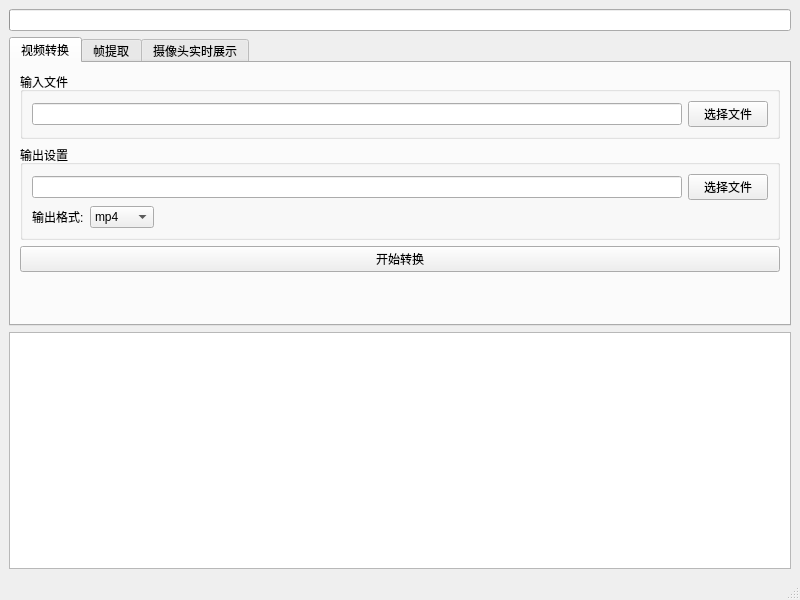
<?xml version="1.0" encoding="UTF-8"?>
<ui version="4.0">
 <class>MainWindow</class>
 <widget class="QMainWindow" name="MainWindow">
  <property name="geometry">
   <rect>
    <x>0</x>
    <y>0</y>
    <width>800</width>
    <height>600</height>
   </rect>
  </property>
  <property name="windowTitle">
   <string>FFmpeg视频转换器</string>
  </property>
  <widget class="QWidget" name="centralwidget">
   <layout class="QVBoxLayout" name="verticalLayout">
    <item>
     <widget class="QProgressBar" name="progressBar">
      <property name="visible">
       <bool>false</bool>
      </property>
     </widget>
    </item>
    <item>
     <widget class="QTabWidget" name="tabWidget">
      <property name="currentIndex">
       <number>0</number>
      </property>
      <widget class="QWidget" name="videoTab">
       <attribute name="title">
        <string>视频转换</string>
       </attribute>
       <layout class="QVBoxLayout" name="verticalLayout_2">
        <item>
         <widget class="QGroupBox" name="inputGroup">
          <property name="title">
           <string>输入文件</string>
          </property>
          <layout class="QHBoxLayout" name="horizontalLayout">
           <item>
            <widget class="QLineEdit" name="inputFileEdit"/>
           </item>
           <item>
            <widget class="QPushButton" name="inputFileButton">
             <property name="text">
              <string>选择文件</string>
             </property>
            </widget>
           </item>
          </layout>
         </widget>
        </item>
        <item>
         <widget class="QGroupBox" name="outputGroup">
          <property name="title">
           <string>输出设置</string>
          </property>
          <layout class="QVBoxLayout" name="verticalLayout_3">
           <item>
            <layout class="QHBoxLayout" name="horizontalLayout_2">
             <item>
              <widget class="QLineEdit" name="outputFileEdit"/>
             </item>
             <item>
              <widget class="QPushButton" name="outputFileButton">
               <property name="text">
                <string>选择文件</string>
               </property>
              </widget>
             </item>
            </layout>
           </item>
           <item>
            <layout class="QHBoxLayout" name="horizontalLayout_3">
             <item>
              <widget class="QLabel" name="formatLabel">
               <property name="text">
                <string>输出格式:</string>
               </property>
              </widget>
             </item>
             <item>
              <widget class="QComboBox" name="formatComboBox">
               <item>
                <property name="text">
                 <string>mp4</string>
                </property>
               </item>
               <item>
                <property name="text">
                 <string>avi</string>
                </property>
               </item>
               <item>
                <property name="text">
                 <string>mkv</string>
                </property>
               </item>
               <item>
                <property name="text">
                 <string>mov</string>
                </property>
               </item>
               <item>
                <property name="text">
                 <string>wmv</string>
                </property>
               </item>
               <item>
                <property name="text">
                 <string>flv</string>
                </property>
               </item>
               <item>
                <property name="text">
                 <string>webm</string>
                </property>
               </item>
              </widget>
             </item>
             <item>
              <spacer name="horizontalSpacer">
               <property name="orientation">
                <enum>Qt::Orientation::Horizontal</enum>
               </property>
               <property name="sizeHint" stdset="0">
                <size>
                 <width>40</width>
                 <height>20</height>
                </size>
               </property>
              </spacer>
             </item>
            </layout>
           </item>
          </layout>
         </widget>
        </item>
        <item>
         <widget class="QPushButton" name="convertButton">
          <property name="text">
           <string>开始转换</string>
          </property>
         </widget>
        </item>
        <item>
         <spacer name="verticalSpacer">
          <property name="orientation">
           <enum>Qt::Orientation::Vertical</enum>
          </property>
          <property name="sizeHint" stdset="0">
           <size>
            <width>20</width>
            <height>40</height>
           </size>
          </property>
         </spacer>
        </item>
       </layout>
      </widget>
      <widget class="QWidget" name="frameTab">
       <attribute name="title">
        <string>帧提取</string>
       </attribute>
       <layout class="QVBoxLayout" name="verticalLayout_4">
        <item>
         <widget class="QGroupBox" name="frameInputGroup">
          <property name="title">
           <string>输入文件</string>
          </property>
          <layout class="QHBoxLayout" name="horizontalLayout_4">
           <item>
            <widget class="QLineEdit" name="frameInputFileEdit"/>
           </item>
           <item>
            <widget class="QPushButton" name="frameInputFileButton">
             <property name="text">
              <string>选择文件</string>
             </property>
            </widget>
           </item>
          </layout>
         </widget>
        </item>
        <item>
         <widget class="QGroupBox" name="frameOutputGroup">
          <property name="title">
           <string>输出设置</string>
          </property>
          <layout class="QVBoxLayout" name="verticalLayout_5">
           <item>
            <layout class="QHBoxLayout" name="horizontalLayout_5">
             <item>
              <widget class="QLineEdit" name="frameOutputDirEdit"/>
             </item>
             <item>
              <widget class="QPushButton" name="frameOutputDirButton">
               <property name="text">
                <string>选择目录</string>
               </property>
              </widget>
             </item>
            </layout>
           </item>
           <item>
            <layout class="QHBoxLayout" name="horizontalLayout_6">
             <item>
              <widget class="QLabel" name="fpsLabel">
               <property name="text">
                <string>每秒帧数:</string>
               </property>
              </widget>
             </item>
             <item>
              <widget class="QSpinBox" name="fpsSpinBox">
               <property name="minimum">
                <number>1</number>
               </property>
               <property name="maximum">
                <number>60</number>
               </property>
               <property name="value">
                <number>10</number>
               </property>
              </widget>
             </item>
             <item>
              <widget class="QLabel" name="imageFormatLabel">
               <property name="text">
                <string>图片格式:</string>
               </property>
              </widget>
             </item>
             <item>
              <widget class="QComboBox" name="imageFormatComboBox">
               <item>
                <property name="text">
                 <string>png</string>
                </property>
               </item>
               <item>
                <property name="text">
                 <string>jpg</string>
                </property>
               </item>
               <item>
                <property name="text">
                 <string>jpeg</string>
                </property>
               </item>
              </widget>
             </item>
             <item>
              <spacer name="horizontalSpacer_2">
               <property name="orientation">
                <enum>Qt::Orientation::Horizontal</enum>
               </property>
               <property name="sizeHint" stdset="0">
                <size>
                 <width>40</width>
                 <height>20</height>
                </size>
               </property>
              </spacer>
             </item>
            </layout>
           </item>
          </layout>
         </widget>
        </item>
        <item>
         <widget class="QPushButton" name="extractButton">
          <property name="text">
           <string>开始提取</string>
          </property>
         </widget>
        </item>
        <item>
         <spacer name="verticalSpacer_2">
          <property name="orientation">
           <enum>Qt::Orientation::Vertical</enum>
          </property>
          <property name="sizeHint" stdset="0">
           <size>
            <width>20</width>
            <height>40</height>
           </size>
          </property>
         </spacer>
        </item>
       </layout>
      </widget>
      <widget class="QWidget" name="cameraTab">
       <attribute name="title">
        <string>摄像头实时展示</string>
       </attribute>
       <layout class="QVBoxLayout" name="verticalLayout_6">
        <item>
         <widget class="QLabel" name="cameraLabel">
          <property name="autoFillBackground">
           <bool>true</bool>
          </property>
          <property name="frameShape">
           <enum>QFrame::Shape::Box</enum>
          </property>
          <property name="frameShadow">
           <enum>QFrame::Shadow::Sunken</enum>
          </property>
          <property name="text">
           <string>摄像头画面将显示在这里</string>
          </property>
          <property name="alignment">
           <set>Qt::AlignmentFlag::AlignCenter</set>
          </property>
         </widget>
        </item>
        <item>
         <layout class="QHBoxLayout" name="horizontalLayout_7">
          <item>
           <widget class="QPushButton" name="startCameraButton">
            <property name="text">
             <string>开始摄像头</string>
            </property>
           </widget>
          </item>
          <item>
           <widget class="QPushButton" name="stopCameraButton">
            <property name="enabled">
             <bool>false</bool>
            </property>
            <property name="text">
             <string>停止摄像头</string>
            </property>
           </widget>
          </item>
          <item>
           <spacer name="horizontalSpacer_3">
            <property name="orientation">
             <enum>Qt::Orientation::Horizontal</enum>
            </property>
            <property name="sizeHint" stdset="0">
             <size>
              <width>40</width>
              <height>20</height>
             </size>
            </property>
           </spacer>
          </item>
         </layout>
        </item>
       </layout>
      </widget>
     </widget>
    </item>
    <item>
     <widget class="QTextEdit" name="logTextEdit">
      <property name="readOnly">
       <bool>true</bool>
      </property>
     </widget>
    </item>
   </layout>
  </widget>
  <widget class="QMenuBar" name="menubar">
   <property name="geometry">
    <rect>
     <x>0</x>
     <y>0</y>
     <width>800</width>
     <height>21</height>
    </rect>
   </property>
  </widget>
  <widget class="QStatusBar" name="statusbar"/>
 </widget>
 <resources/>
 <connections/>
</ui>
